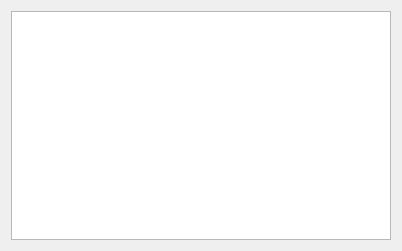
<?xml version="1.0" encoding="UTF-8"?>
<ui version="4.0">
 <class>Client::ClientWidget</class>
 <widget class="QWidget" name="Client::ClientWidget">
  <property name="geometry">
   <rect>
    <x>0</x>
    <y>0</y>
    <width>402</width>
    <height>251</height>
   </rect>
  </property>
  <property name="windowTitle">
   <string>Form</string>
  </property>
  <layout class="QVBoxLayout" name="verticalLayout">
   <item>
    <widget class="QTableView" name="broadcastTable"/>
   </item>
  </layout>
 </widget>
 <resources/>
 <connections/>
</ui>
